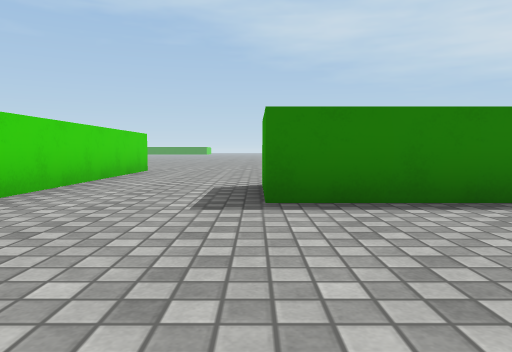
[1] (above)

13 first-person views from a walk through a 3-D level made in the Unity game engine. The camera is 0.55 m above the floor, tilts 4° down and sees 70° across. The floor is counted in squares, 1 m on a side. Each view is taken from the middle of a square. On the plan, view 1 faces up. The plan holds only what a view shows up to about 9 squares ahead; the rest is blank. The place goes on beyond the plan. The player is left out. Surface patterns are stand-ins for the level's own textures.

[2]
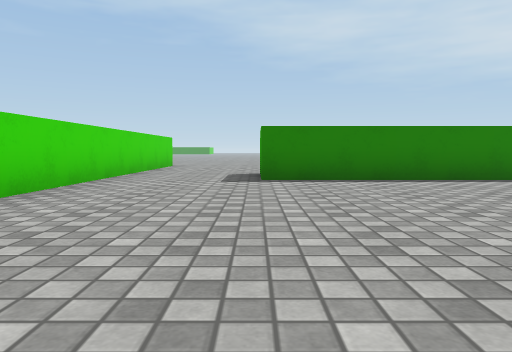

[3]
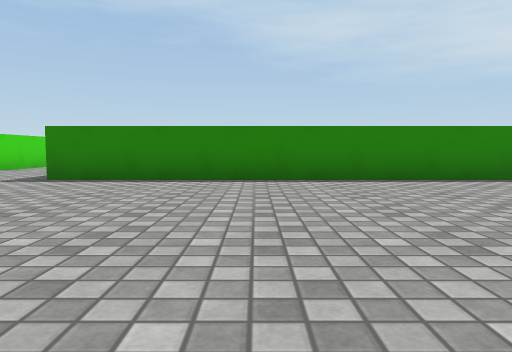

[4]
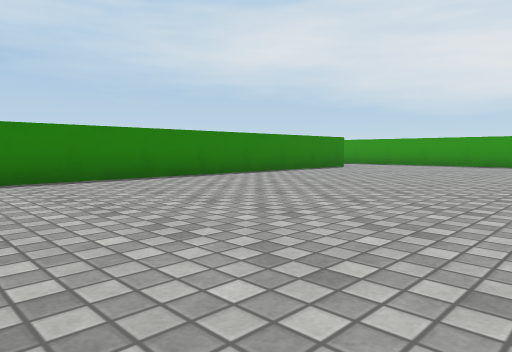

[5]
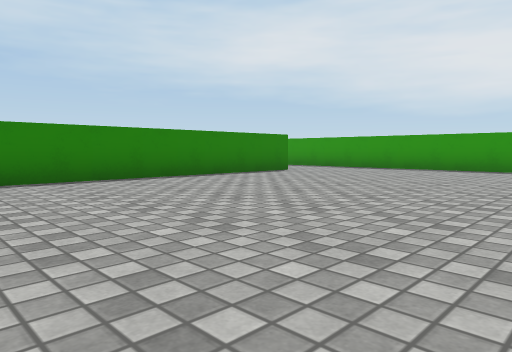

[6]
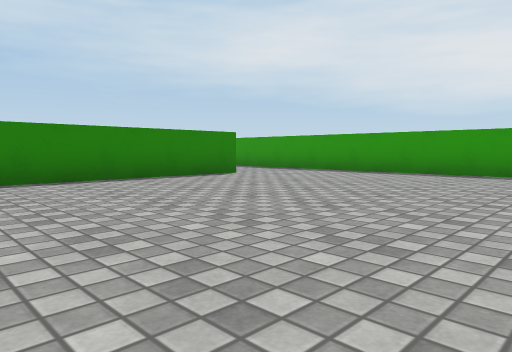

[7]
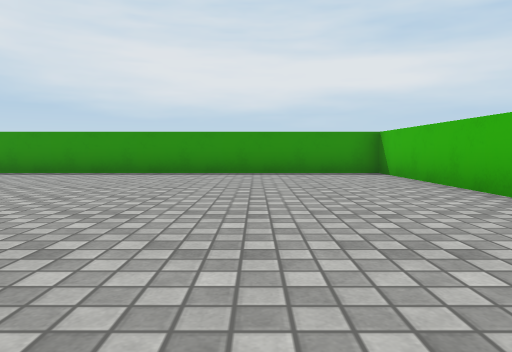

[8]
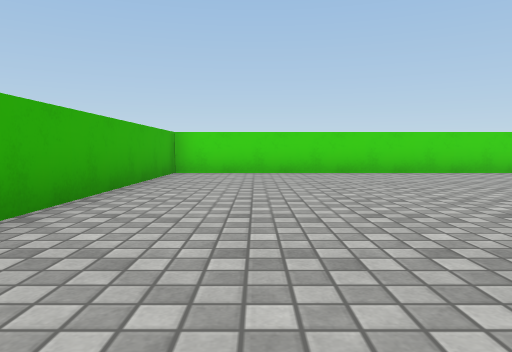

[9]
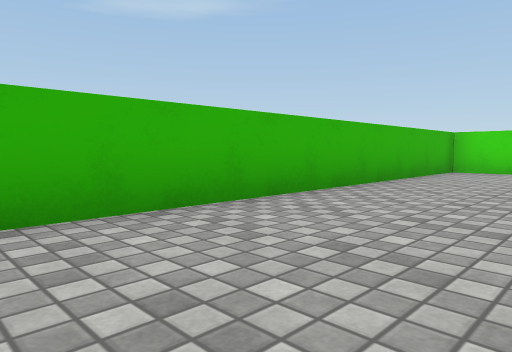

[10]
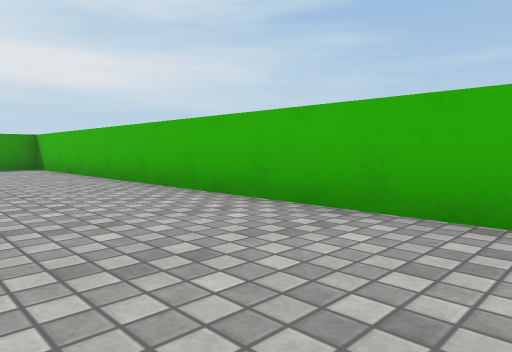

[11]
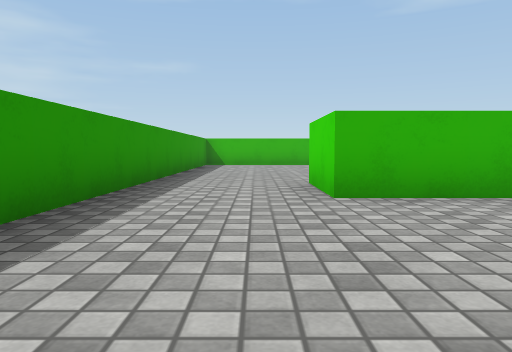

[12]
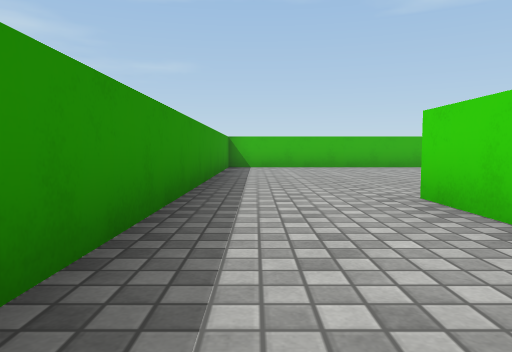

[13]
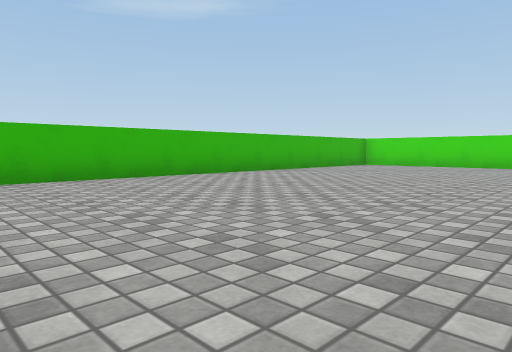

### Floor plan
Points are (right, up) in squares from view 1. A wall is a line through its corners. A room is listed if a view was taken in it or the views show most of it. See-through windows are left out.
Room 1 (views 1, 2, 3, 4, 5, 6, 7, 8, 9, 10, 13)
walls: (16.1, 5.8) (16.1, 3.8) (0.1, 3.8) (0.1, 5.9); (-3, 6.4) (-3, -4) (18.9, -4) (18.9, 6.4)
ways out: opening at (-1.5, 6.5) to room 2; opening at (17.5, 7) to room 2
Room 2 (views 11, 12)
walls: (-3, 9.1) (-3, 6.4); (14, 5.8) (16.1, 5.8); (18.9, 6.4) (18.9, 7.4)
ways out: opening at (-1.5, 6.5) to room 1; opening at (17.5, 7) to room 1

Positions as (right, up) in squares from view 1, and headings:
1: (0, 0), facing up
2: (0, -3), facing up
3: (4, -3), facing up
4: (5, -3), facing up-right
5: (8, -3), facing up-right
6: (10, -3), facing up-right
7: (10, -1), facing right
8: (6, -2), facing left
9: (7, -1), facing down-left
10: (7, -1), facing down-right
11: (17, 10), facing down
12: (18, 8), facing down
13: (10, 3), facing down-left
